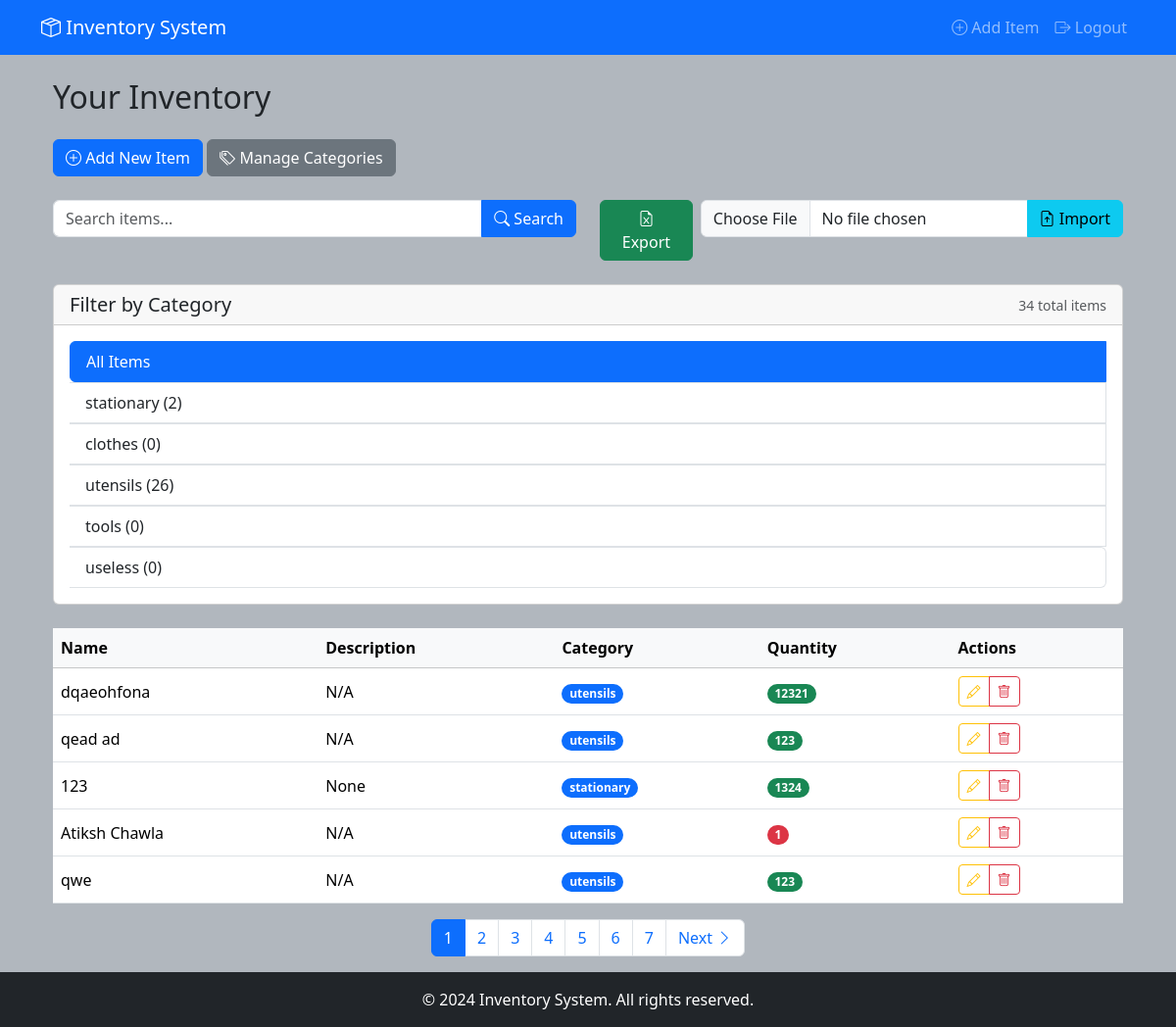
Page /search (signed in) on the committed database.
### models.py (models this page shows)
class Category(db.Model):
    id = db.Column(db.Integer, primary_key=True)
    name = db.Column(db.String(50), unique=True, nullable=False)
    items = db.relationship('InventoryItem', backref='item_category', lazy=True)

class InventoryItem(db.Model):
    id = db.Column(db.Integer, primary_key=True)
    name = db.Column(db.String(100), nullable=False)
    description = db.Column(db.Text)
    quantity = db.Column(db.Integer, default=0)
    user_id = db.Column(db.Integer, db.ForeignKey('user.id'), nullable=False)
    category_id = db.Column(db.Integer, db.ForeignKey('category.id') , nullable=True)

### routes.py (the view)
@routes.route('/search')
@login_required
def search():
    query = request.args.get('q', '')
    page = request.args.get('page', 1, type=int)
    per_page = 5  # Match dashboard pagination
    search_query = InventoryItem.query.filter(
        InventoryItem.name.ilike(f'%{query}%'),
        InventoryItem.user_id == current_user.id
    )
    items = search_query.paginate(page=page, per_page=per_page, error_out=False)
    categories = Category.query.all()
    return render_template('dashboard.html', items=items, categories=categories, selected_category=None, search_query=query)

### models.py (called while the page is built)
@login_manager.user_loader
def load_user(user_id):
    return User.query.get(int(user_id))

### templates/dashboard.html (shortened to what this page needs)
{% extends 'base.html' %}
{% block content %}
<div class="container">
    <h2 class="my-4">Your Inventory</h2>
    <div class="mb-4">
        <a href="{{ url_for('routes.add_item') }}" class="btn btn-primary">
            <i class="bi bi-plus-circle"></i> Add New Item
        </a>
        <a href="{{ url_for('routes.manage_categories') }}" class="btn btn-secondary">
            <i class="bi bi-tags"></i> Manage Categories
        </a>
    </div>
    <div class="row mb-4">
        <div class="col-md-6">
            <form action="{{ url_for('routes.search') }}" method="GET" class="mb-3">
                <div class="input-group">
                    <input type="text" name="q" class="form-control"
                           placeholder="Search items..." value="{{ search_query or '' }}">
                    <button type="submit" class="btn btn-primary">
                        <i class="bi bi-search"></i> Search
                    </button>
                </div>
            </form>
        </div>
        <div class="col-md-6">
            <div class="d-flex gap-2">
                <a href="{{ url_for('routes.export_items') }}" class="btn btn-success">
                    <i class="bi bi-file-earmark-excel"></i> Export
                </a>
                <form action="{{ url_for('routes.import_items') }}" method="POST" enctype="multipart/form-data" class="flex-grow-1">
                    <div class="input-group">
                        <input type="file" name="file" class="form-control">
                        <button type="submit" class="btn btn-info">
                            <i class="bi bi-file-earmark-arrow-up"></i> Import
                        </button>
                    </div>
                </form>
            </div>
        </div>
    </div>
    <div class="card mb-4">
        <div class="card-header d-flex justify-content-between align-items-center">
            <h5 class="mb-0">Filter by Category</h5>
            <small class="text-muted">{{ items.total }} total items</small>
        </div>
        <div class="card-body">
            <div class="list-group list-group-horizontal flex-wrap">
                <a href="{{ url_for('routes.dashboard') }}"
                   class="list-group-item list-group-item-action {% if not selected_category %}active{% endif %}">
                    All Items
                </a>
                {% for cat in categories %}
                <a href="{{ url_for('routes.dashboard', category=cat.id) }}"
                   class="list-group-item list-group-item-action {% if selected_category == cat.id %}active{% endif %}">
                    {{ cat.name }} ({{ cat.items|length }})
                </a>
                {% endfor %}
            </div>
        </div>
    </div>
    <div class="table-responsive">
        <table class="table table-hover align-middle">
            <thead class="table-light">
                <tr>
                    <th>Name</th>
                    <th>Description</th>
                    <th>Category</th>
                    <th>Quantity</th>
                    <th>Actions</th>
                </tr>
            </thead>
            <tbody>
                {% for item in items.items %}
                <tr>
                    <td>{{ item.name }}</td>
                    <td>{{ item.description|default('N/A', true) }}</td>
                    <td>
                        {% if item.item_category %}
                            <span class="badge bg-primary rounded-pill">
                                {{ item.item_category.name }}
                            </span>
                        {% else %}
                            <span class="badge bg-secondary rounded-pill">N/A</span>
                        {% endif %}
                    </td>
                    <td>
                        <span class="badge bg-{% if item.quantity < 5 %}danger{% else %}success{% endif %} rounded-pill">
                            {{ item.quantity }}
                        </span>
                    </td>
                    <td>
                        <div class="btn-group" role="group">
                            <a href="{{ url_for('routes.edit_item', id=item.id) }}"
                               class="btn btn-sm btn-outline-warning"
                               title="Edit">
                                <i class="bi bi-pencil"></i>
                            </a>
                            <a href="{{ url_for('routes.delete_item', id=item.id) }}"
                               class="btn btn-sm btn-outline-danger"
                               title="Delete"
                               onclick="return confirm('Are you sure you want to delete this item?')">
                                <i class="bi bi-trash"></i>
                            </a>
                        </div>
                    </td>
                </tr>
                {% endfor %}
            </tbody>
        </table>
    </div>
    {% if items.pages > 1 %}
    <nav aria-label="Inventory pagination">
        <ul class="pagination justify-content-center">
            {% for page_num in items.iter_pages() %}
                {% if page_num %}
                    <li class="page-item {% if page_num == items.page %}active{% endif %}">
                        <a class="page-link"
                           href="{% if search_query %}{{ url_for('routes.search', q=search_query, page=page_num) }}
                                 {% else %}{{ url_for('routes.dashboard', page=page_num, category=selected_category) }}{% endif %}">
                            {{ page_num }}
                        </a>
                    </li>
                {% else %}
                    <li class="page-item disabled">
                        <span class="page-link">...</span>
                    </li>
                {% endif %}
            {% endfor %}
            {% if items.has_next %}
            <li class="page-item">
                <a class="page-link"
                   href="{% if search_query %}{{ url_for('routes.search', q=search_query, page=items.next_num) }}
                        {% else %}{{ url_for('routes.dashboard', page=items.next_num, category=selected_category) }}{% endif %}">
                    Next <i class="bi bi-chevron-right"></i>
                </a>
            </li>
            {% endif %}
        </ul>
    </nav>
    {% endif %}
</div>
{% endblock %}

### static/css/style.css (style rules this page uses)
body { background-color: #b1b7be; }

### rows in the picture
Category: name "stationary", items|length "2"
Category: name "clothes", items|length "0"
Category: name "utensils", items|length "26"
Category: name "tools", items|length "0"
Category: name "useless", items|length "0"
InventoryItem: name "dqaeohfona", description "N/A", item_category.name "utensils", quantity "12321"
InventoryItem: name "qead ad", description "N/A", item_category.name "utensils", quantity "123"
InventoryItem: name "123", description "None", item_category.name "stationary", quantity "1324"
InventoryItem: name "Atiksh Chawla", description "N/A", item_category.name "utensils", quantity "1"
InventoryItem: name "qwe", description "N/A", item_category.name "utensils", quantity "123"

### other values in the picture
{{ items.total }} "34"
{{ page_num }} "1" "2" "3" "4" "5" "6" "7"
